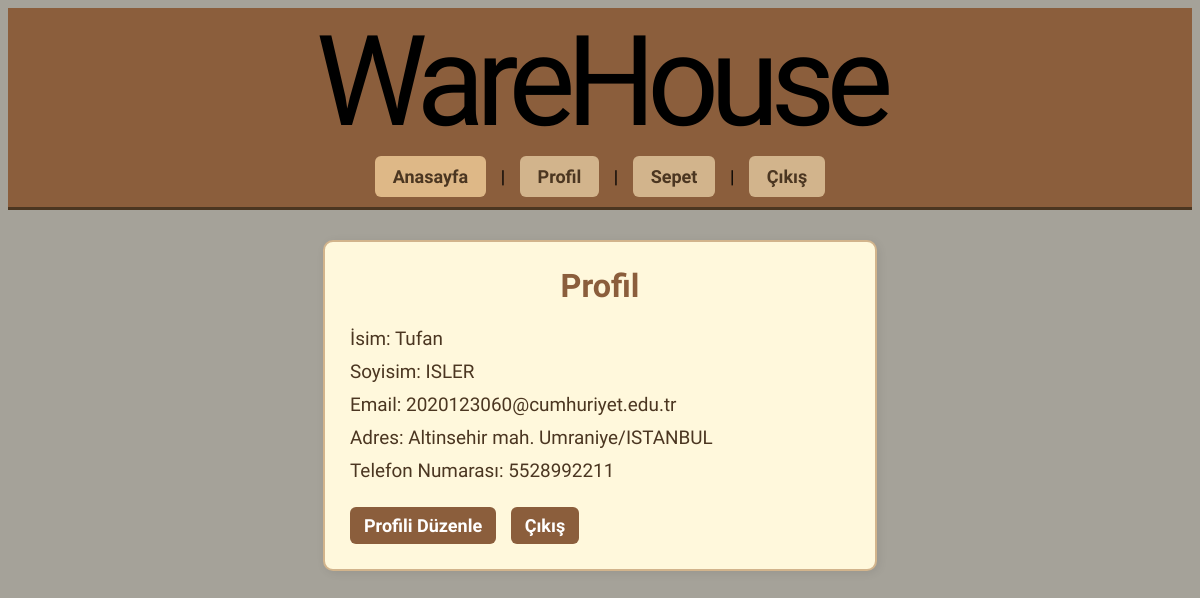
Screenshot of /profile/ (signed in) with the database file from the repository.
### base/models.py (models this page shows, shortened)
class Profile(models.Model):
    user = models.OneToOneField(CustomUser, on_delete=models.CASCADE)
    address = models.TextField(blank=True, null=True)
    phone_number = models.CharField(max_length=15, blank=True, null=True)

class CustomUser(AbstractUser):
    email = models.EmailField(unique=True)
    name = models.CharField(max_length=200, null=True)
    surname =  models.CharField(max_length=200, null=True)
    USERNAME_FIELD = 'email'
    REQUIRED_FIELDS = ['username']
    username = models.CharField(max_length=150, unique=True, blank=True, null=True)
    objects = UserManager()

### base/views.py (the view)
# urls.py: path('profile/', views.profile, name='profile'),
def profile(request):
    if not request.user.is_authenticated:
        return redirect('login')
    profile = request.user.profile
    return render(request, 'base/profile.html', {'profile': profile})

### base/templatetags/user_tags.py (called while the page is built)
@register.simple_tag
def is_superuser(user):
    return user.is_authenticated and user.is_superuser

### base/templates/base/profile.html
{% extends 'base/main.html' %}
{% block content %}
<div class="profile-card">
    <h1>Profil</h1>
    <p>İsim: {{ profile.user.name }}</p>
    <p>Soyisim: {{ profile.user.surname }}</p>
    <p>Email: {{ request.user.email }}</p>
    <p>Adres: {{ profile.address|default:"Adres bilgisi girilmemiş." }}</p>
    <p>Telefon Numarası: {{ profile.phone_number|default:"Telefon bilgisi girilmemiş." }}</p>
    <a href="{% url 'edit_profile' %}">Profili Düzenle</a>
    <a href="{% url 'logout' %}">Çıkış</a>
</div>
{% endblock %}

### base/static/base/styles/styles.css (style rules this page uses)
html { background-color: rgb(139 135 123 / 77%); font-family: "Titillium Web", sans-serif; font-weight: 400; font-size: 18px; }
.profile-card { background-color: #fff8dc; border: 2px solid #d2b48c; border-radius: 10px; padding: 25px; margin: 30px auto; max-width: 500px; box-shadow: 2px 2px 10px rgba(0,0,0,0.08); color: #4b3621; }
.profile-card h1 { margin-top: 0; font-size: 1.8em; color: #8b5e3c; text-align: center; }
.profile-card p { margin: 10px 0; font-size: 1.05em; }
.profile-card a { display: inline-block; margin-top: 15px; padding: 8px 14px; background-color: #8b5e3c; color: white; text-decoration: none; border-radius: 6px; font-weight: bold; margin-right: 10px; transition: background-color 0.3s ease; }

### rows the page displays
Profile: user.name "Tufan", user.surname "ISLER", address "Altinsehir mah. Umraniye/ISTANBUL", phone_number "5528992211"
CustomUser: user.email "2020123060@cumhuriyet.edu.tr"
